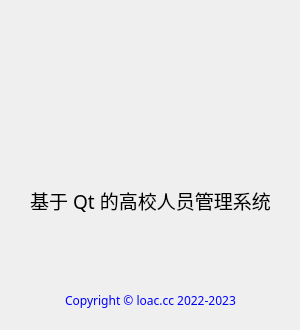
<?xml version="1.0" encoding="UTF-8"?>
<ui version="4.0">
 <class>About</class>
 <widget class="QDialog" name="About">
  <property name="geometry">
   <rect>
    <x>0</x>
    <y>0</y>
    <width>300</width>
    <height>330</height>
   </rect>
  </property>
  <property name="windowTitle">
   <string>关于</string>
  </property>
  <property name="windowIcon">
   <iconset resource="images.qrc">
    <normaloff>:/img/image/icon.png</normaloff>:/img/image/icon.png</iconset>
  </property>
  <widget class="QLabel" name="label">
   <property name="geometry">
    <rect>
     <x>70</x>
     <y>20</y>
     <width>160</width>
     <height>160</height>
    </rect>
   </property>
   <property name="styleSheet">
    <string notr="true">background-image: url(:/img/image/avatar.png);</string>
   </property>
   <property name="text">
    <string/>
   </property>
  </widget>
  <widget class="QLabel" name="label_2">
   <property name="geometry">
    <rect>
     <x>0</x>
     <y>180</y>
     <width>301</width>
     <height>41</height>
    </rect>
   </property>
   <property name="font">
    <font>
     <family>MiSans</family>
     <pointsize>14</pointsize>
     <italic>false</italic>
     <bold>false</bold>
    </font>
   </property>
   <property name="text">
    <string>&lt;html&gt;&lt;head/&gt;&lt;body&gt;&lt;p&gt;基于 Qt 的高校人员管理系统&lt;/p&gt;&lt;/body&gt;&lt;/html&gt;</string>
   </property>
   <property name="alignment">
    <set>Qt::AlignCenter</set>
   </property>
  </widget>
  <widget class="QLabel" name="label_3">
   <property name="geometry">
    <rect>
     <x>0</x>
     <y>210</y>
     <width>301</width>
     <height>41</height>
    </rect>
   </property>
   <property name="font">
    <font>
     <family>MiSans</family>
     <pointsize>10</pointsize>
     <italic>false</italic>
     <bold>false</bold>
    </font>
   </property>
   <property name="text">
    <string>&lt;html&gt;&lt;head/&gt;&lt;body&gt;&lt;p&gt;&lt;br/&gt;&lt;/p&gt;&lt;/body&gt;&lt;/html&gt;</string>
   </property>
   <property name="alignment">
    <set>Qt::AlignCenter</set>
   </property>
  </widget>
  <widget class="QLabel" name="label_4">
   <property name="geometry">
    <rect>
     <x>0</x>
     <y>280</y>
     <width>301</width>
     <height>41</height>
    </rect>
   </property>
   <property name="font">
    <font>
     <family>MiSans</family>
     <pointsize>9</pointsize>
     <italic>false</italic>
     <bold>false</bold>
    </font>
   </property>
   <property name="text">
    <string>&lt;html&gt;&lt;head/&gt;&lt;body&gt;&lt;p&gt;&lt;span style=&quot; color:#0000ff;&quot;&gt;Copyright © loac.cc 2022-2023&lt;/span&gt;&lt;/p&gt;&lt;/body&gt;&lt;/html&gt;</string>
   </property>
   <property name="alignment">
    <set>Qt::AlignCenter</set>
   </property>
  </widget>
 </widget>
 <resources>
  <include location="images.qrc"/>
 </resources>
 <connections/>
</ui>
